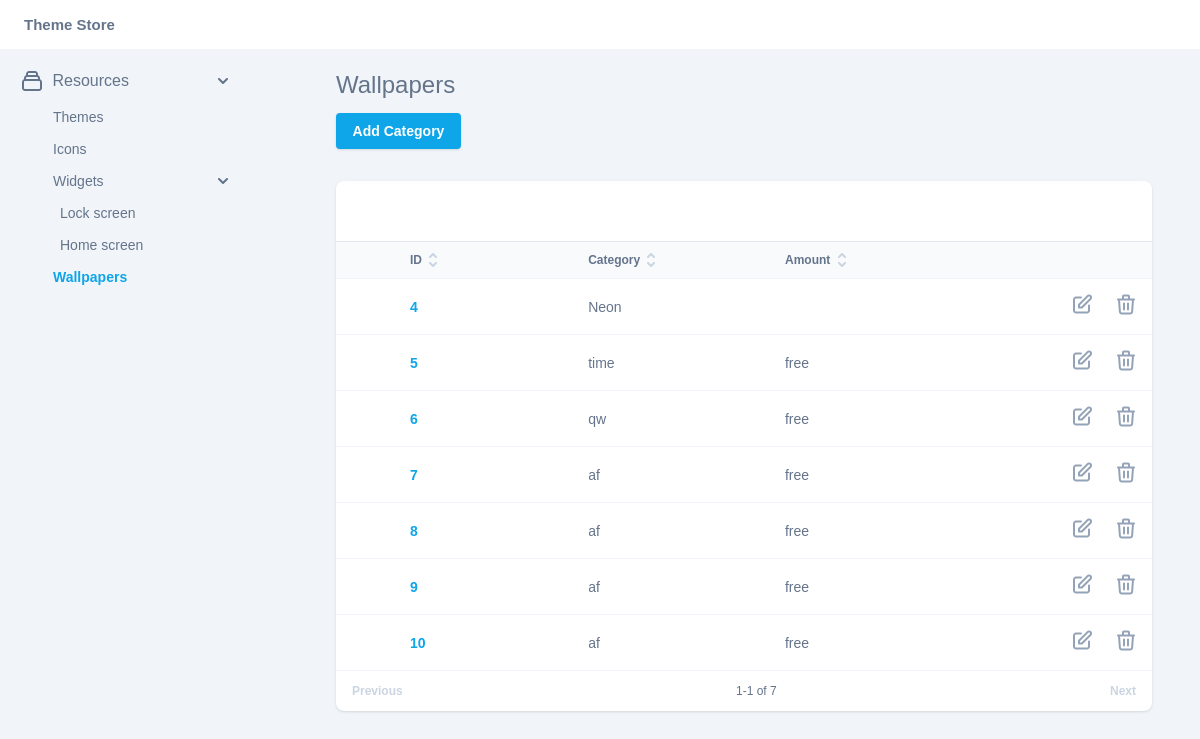
Screenshot of /wallpapers (signed in) with the database file from the repository.
### wcapi/models.py (models this page shows, shortened)
class Wallpapers(models.Model):
    id_wallpapers = models.AutoField(primary_key=True)
    category = models.CharField(max_length=255)
    amount = models.CharField(max_length=255)
    file = models.FileField(upload_to='files/', null=True)
    class Meta:
        verbose_name = "Обои"
        verbose_name_plural = "Обои"

### wcapi/views.py (the view)
# urls.py: path('wallpapers', wallpapers, name='wallpapers'),
@login_required(login_url='/admin/')
def wallpapers(request):  # HttpRequest
    context = Wallpapers.objects.all()
    context = {'contact': context}
    return render(request, 'wcapi/wallpapers.html', context)

### wcapi/templates/wcapi/wallpapers.html (shortened to what this page needs)
<!DOCTYPE html>
<html>
<head>
	<link rel="stylesheet" href="/static/style.css">
	<link rel="stylesheet" href="/static/slick.css">
</head>
<body>
	<header class="header">
		<a href="/" style="color: #64748B;text-decoration: none;font-size: 15px;"><b>Theme Store</b></a>
	</header>
	<div class="page-content">
		<nav class="nav">
			<div class="name">
				<img src="/static/img/menu.svg"> Resources
			</div>
			<ul class="ul">
				<li><a href="{% url 'home' %}">Themes</a></li>
				<li><a href="{% url 'icons' %}">Icons</a></li>
				<li>
					<a class="with_sub">Widgets</a>
					<ul>
						<li><a href="{% url 'widgetslock' %}">Lock screen</a></li>
						<li><a href="{% url 'widgetshome' %}">Home screen</a></li>
					</ul>
				</li>
				<li><a href="{% url 'wallpapers' %}" class="active">Wallpapers</a></li>
			</ul>
		</nav>
		<div class="main-block">
			<h1>Wallpapers</h1>
			<div class="themes">
				<button class="add" onclick="location.href='{% url 'wallpapers_add_category' %}'">Add Category</button>
				<div class="content">
					<table>
						<thead>
							<tr>
								<td> ID <a></a></td>
								<td> Category <a></a></td>
								<td> Amount <a></a></td>
								<td></td>
							</tr>
						</thead>
						<tbody>
							{% for p in contact %}
							<tr>
								<td>{{ p.id_wallpapers }}</td>
								<td>{{ p.category }}</td>
								<td>{{ p.amount }}</td>
								<td>
									<div class="links">
										<a href="{% url 'wallpapers_cat_slug' p.id_wallpapers %}"></a>
										<a href="{% url 'wallpapers_del_category' p.id_wallpapers %}"></a>
									</div>
								</td>
							</tr>
						{% endfor %}
						</tbody>
					</table>
					<div class="bottom-nav flex">
						<a href="#">Previous</a>
						<p>1-1 of 7</p>
						<a href="#">Next</a>
					</div>
				</div>
			</div>
		</div>
	</div>
</body>
</html>

### rows the page displays
Wallpapers: id_wallpapers "4", category "Neon"
Wallpapers: id_wallpapers "5", category "time", amount "free"
Wallpapers: id_wallpapers "6", category "qw", amount "free"
Wallpapers: id_wallpapers "7", category "af", amount "free"
Wallpapers: id_wallpapers "8", category "af", amount "free"
Wallpapers: id_wallpapers "9", category "af", amount "free"
Wallpapers: id_wallpapers "10", category "af", amount "free"
